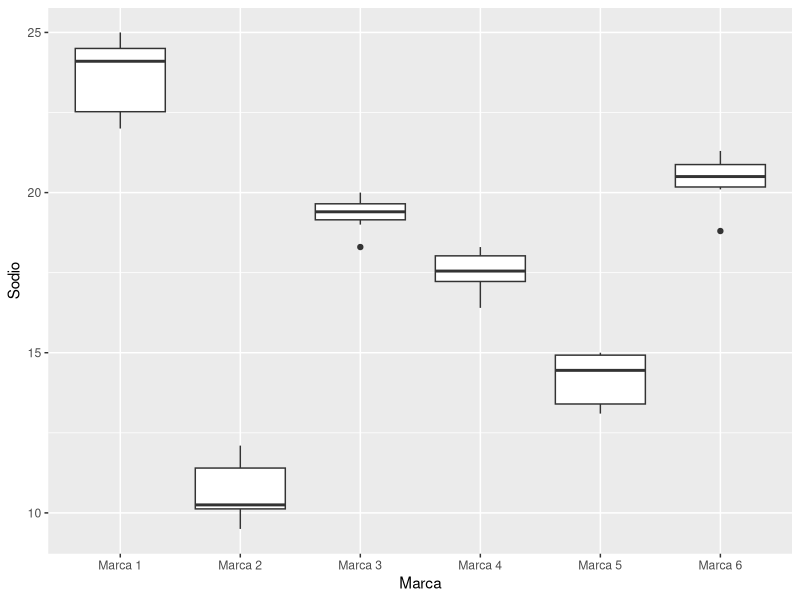
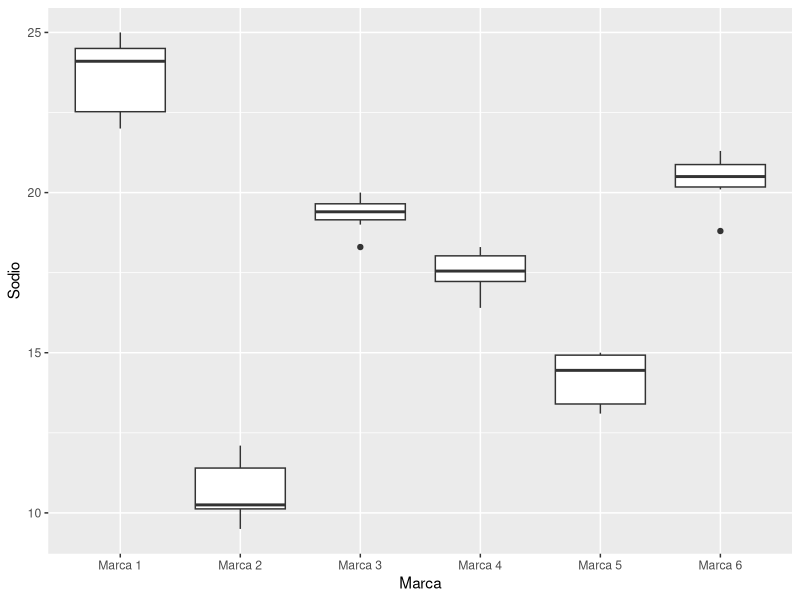

Here is the R script that generated these plots, in order:
## ---- chunk 1
library(readxl)
Cerveza = read_excel("cerveza.xls")
names(Cerveza) = c("Sodio", "Marca", "Promedio_Marca", "Res.med")
## ---- chunk 2
library(ggplot2)
ggplot(data = Cerveza, aes(x = Marca, y = Sodio)) + geom_boxplot()
## ---- chunk 3
library(ggplot2)
ggplot(data = Cerveza, aes(x = Marca, y = Sodio)) + geom_boxplot()
